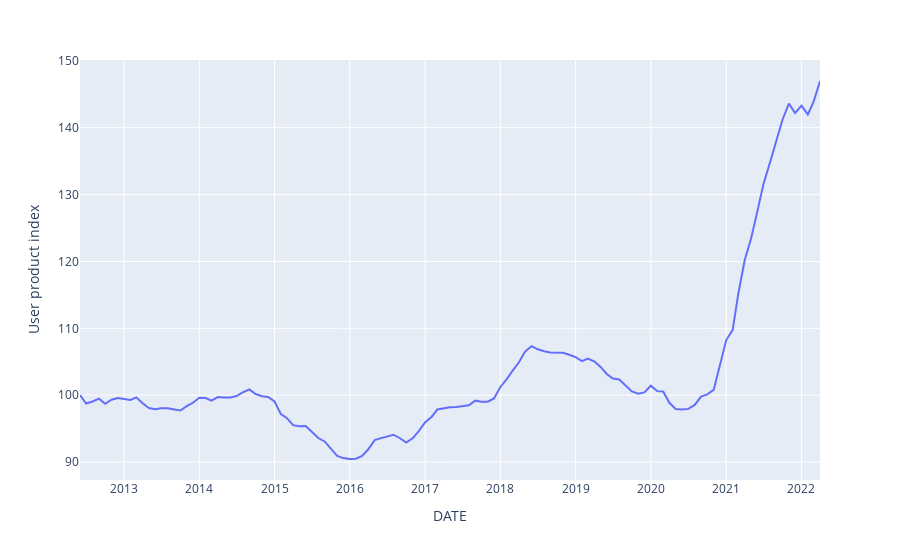

Notebook cell for this chart:
### Code cell
# Testing idea of using values from client to plot the cost evaluation

iron_and_steel= float(input('Submit the percentage of iron and steel for the desired car model: '))
aluminum = float(input('Submit the percentage of aluminum for the desired car model: '))
plastic_and_ruber= float(input('Submit the percentage of plastic and rubber for the desired car model: '))
glass= float(input('Submit the percentage of glass for the desired car model: '))


average_producer_cost = (iron_and_steel)/100 * all_components_df_adj.iloc[:,0] + (aluminum/100) * all_components_df_adj.iloc[:,1] + (glass/100) * all_components_df_adj.iloc[:,2]+ (plastic_and_ruber/100)*all_components_df_adj.iloc[:,3]

user_df = pd.DataFrame(average_producer_cost, columns=['User product index'])

fig= px.line(user_df, y='User product index')
fig.show()
